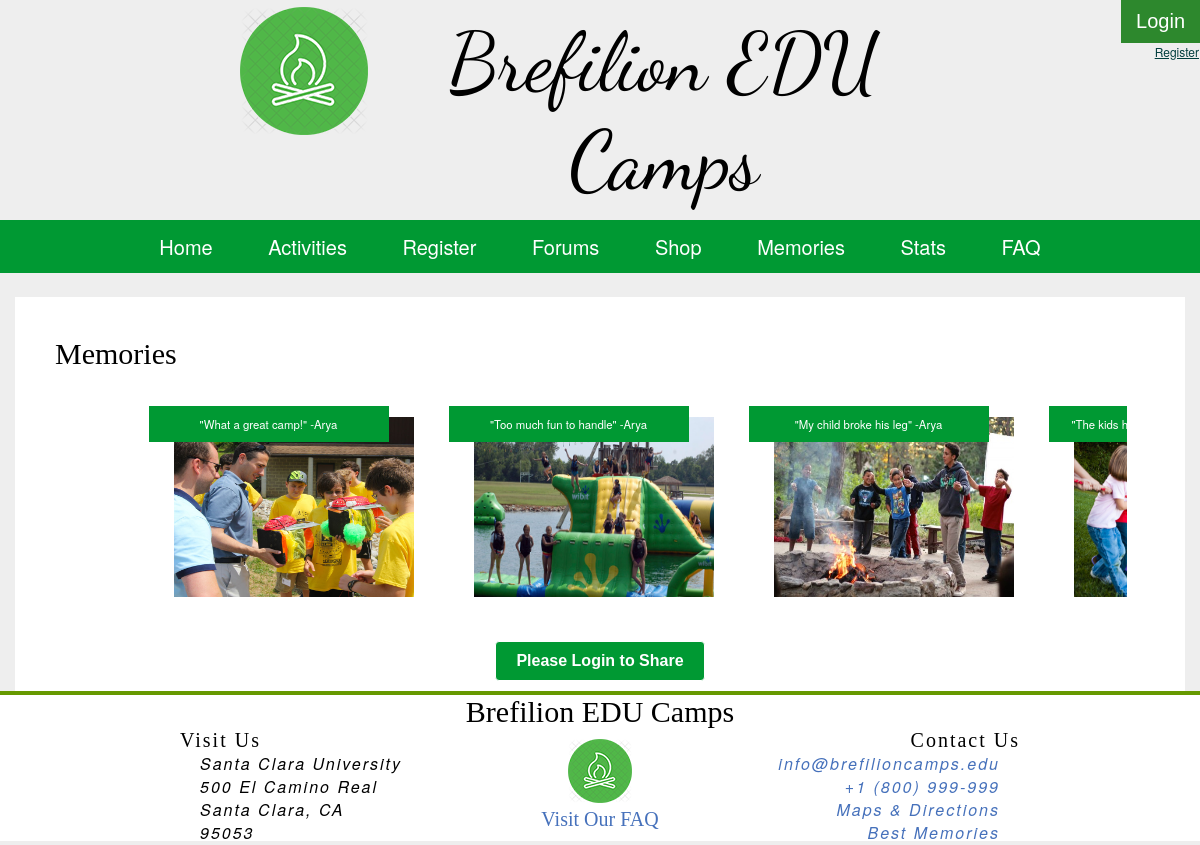
Page /memories/index.php on the committed database.
### tables this page shows
CREATE TABLE `memories_info` (
  `id` int(11) NOT NULL,
  `user_id` int(10) UNSIGNED NOT NULL,
  `caption` varchar(40) DEFAULT NULL,
  `epoch` int(20) NOT NULL
);

### memories/index.php (the view, shortened to what this page needs)
<!DOCTYPE html>
<html>
	<head>
		<?php include($_SERVER['DOCUMENT_ROOT']."/projects/coen161/includes/head.php"); ?>
	</head>
	<body>
		<div id="page-wrapper">
			<?php include($_SERVER['DOCUMENT_ROOT']."/projects/coen161/includes/header.php"); ?>
			<div id="content">
				<h2 class="section-header" id="mem-header">Memories</h2>
				<div class="container" id="cont">
					<?php
							$dirname = "../assets/uploads/";
							$images = glob($dirname."*.{jpg,gif,png}",GLOB_BRACE);
							foreach ($images as $image) {
								$pth = explode("/", $image);
								$img = explode("e", $pth[3]);
								$imagenum = explode(".", $img[1]);
								$query = "SELECT * FROM memories_info WHERE id = '$imagenum[0]'";
								$result = mysqli_query($sql, $query);
								while ($rows = mysqli_fetch_assoc($result)) {
									$caption = $rows['caption'];
								}
								echo "<div class='img'>";
								echo "<div id='capt'><figcaption id='memcaption'>" . $caption . "</figcaption></div>";
								echo '<img src="'.$image.'" />';
								echo "</div>";
							}
						?>
				</div>
				<p id="uploadlink">
					<?php
						if (isset($_SESSION['loggedIn'])) {
							echo '<button class="membuttons" id="btn-mem"><a href="./upload.php" class="loggedin"><strong>' . 'Hey ' . $_SESSION['fname'] . ', Share a Story!</strong></a></button>';
						}
						else {
							echo '<button class="membuttons" id="login-btn-mem"><strong>Please Login to Share</strong></button>';
						}
					?>
				</p>
			</div>
		</div>
		<?php include($_SERVER['DOCUMENT_ROOT']."/projects/coen161/includes/footer.php"); ?>
	</body>
</html>

### assets/css/main.css (style rules this page uses)
html, body { animation: pulse 0s; width: 100%; height: 100%; top: 0; right: 0; bottom: 0; left: 0; font-family: "Myriad Set Pro", "Helvetica Neue", "Helvetica", "Arial", sans-serif; }
html, body, #page-wrapper, #content, h1, h2, h3, h4, h5, h6, p, a, img, ul, li, table, tr, th, td, div, header, footer, nav, section, article, figure, figcaption, button, details, summary, input { margin: 0 0 0 0; padding: 0 0 0 0; -webkit-margin-before: 0; -webkit-margin-after: 0; -webkit-margin-start: 0; -webkit-margin-end: 0; }
h1, h2, h3, h4, h5, h6 { font-weight: 400; }
body { font-size: 16px; font-weight: 400; background-color: #F2F1F1; letter-spacing: 0px; font-style: normal; font-synthesis: none; -webkit-font-smoothing: antialiased; direction: ltr; color: black; }
*, *:before, *:after { -moz-box-sizing: border-box; -webkit-box-sizing: border-box; box-sizing: border-box; }
#page-wrapper { min-height: 100%; background-color: #eee; }
#page-wrapper:after { height: 154px; content: ""; display: block; }
#content { animation: pulse 1s; background-color: white; overflow: auto; margin: auto; width: 90%; max-width: 1370px; min-width: 1170px; }
.container { clear: both; overflow-x: hidden; -webkit-box-sizing: border-box; -moz-box-sizing: border-box; box-sizing: border-box; margin-top: 20px; margin-bottom: 20px; padding: 0 40px;; }
h2.section-header { font-family: 'Cinzel', serif; font-size: 30px; margin-top: 20px; margin-bottom: 20px; }
#mem-header { display: block; margin-left: 40px; margin-top: 40px; }
#cont { animation: pulse 5s; margin: 0 auto; width: 90%; height: 20vw; overflow-x: scroll; overflow-y: hidden; white-space: nowrap; padding-top: 20px; padding-right: 10px; }
div.img { min-width: 238px; margin-left: 60px; display: inline-block; width: 20vw; margin-bottom: 20px; margin-top: -25px; }
div.img img { width: 100%; height: 15vw; min-height: 160px; }
#memcaption { font-size: .95vw; padding: 10px; margin: auto; text-align: center; overflow: auto; }
#capt { background-color: #009933; color: white; width 18vw; height: auto; overflow: auto; font-size: 20px; margin-top: 20px; margin-right: 25px; margin-bottom: -25px; z-index: 1; position: relative; margin-left: -25px; }
#uploadlink { text-align: center; color: #009933; font-size: 20px; }
.membuttons { border: 1px solid white; color: #fff; font-size: 16px; background-color: #009933; padding: 10px 20px; border-radius: 4px; margin: 10px; }

### rows in the picture
memories_info: caption "\"What a great camp!\" -Arya", shows a picture
memories_info: caption "\"Too much fun to handle\" -Arya", shows a picture
memories_info: caption "\"My child broke his leg\" -Arya", shows a picture
memories_info: caption "\"The kids…", shows a picture
